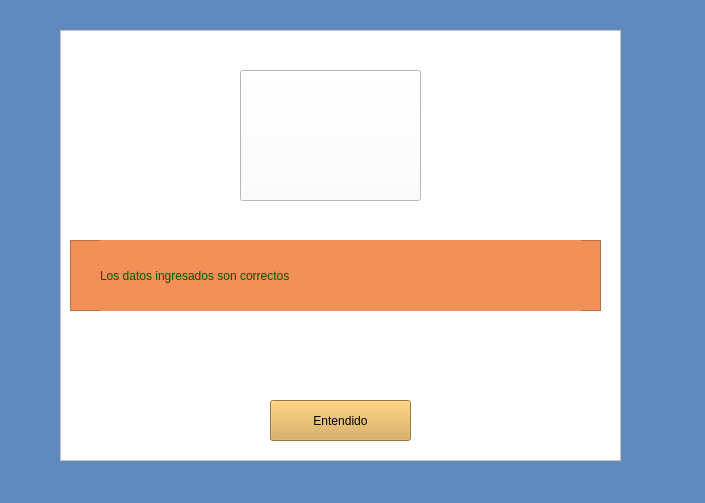
<?xml version="1.0" encoding="UTF-8"?>
<ui version="4.0">
 <class>InicioS</class>
 <widget class="QWidget" name="InicioS">
  <property name="geometry">
   <rect>
    <x>0</x>
    <y>0</y>
    <width>705</width>
    <height>503</height>
   </rect>
  </property>
  <property name="windowTitle">
   <string>Form</string>
  </property>
  <property name="styleSheet">
   <string notr="true">background-color: rgb(96, 137, 191);</string>
  </property>
  <widget class="QLabel" name="label_4">
   <property name="geometry">
    <rect>
     <x>30</x>
     <y>30</y>
     <width>49</width>
     <height>16</height>
    </rect>
   </property>
   <property name="text">
    <string/>
   </property>
  </widget>
  <widget class="QFrame" name="frame_4">
   <property name="geometry">
    <rect>
     <x>60</x>
     <y>30</y>
     <width>561</width>
     <height>431</height>
    </rect>
   </property>
   <property name="styleSheet">
    <string notr="true">background-color: rgb(255, 255, 255);</string>
   </property>
   <property name="frameShape">
    <enum>QFrame::StyledPanel</enum>
   </property>
   <property name="frameShadow">
    <enum>QFrame::Raised</enum>
   </property>
   <widget class="QPushButton" name="botonEntendido">
    <property name="geometry">
     <rect>
      <x>210</x>
      <y>370</y>
      <width>141</width>
      <height>41</height>
     </rect>
    </property>
    <property name="styleSheet">
     <string notr="true">font: 700 12pt &quot;Segoe UI&quot;;
background-color: rgb(217, 167, 74);</string>
    </property>
    <property name="text">
     <string>Entendido</string>
    </property>
   </widget>
   <widget class="QFrame" name="frame">
    <property name="geometry">
     <rect>
      <x>10</x>
      <y>210</y>
      <width>531</width>
      <height>71</height>
     </rect>
    </property>
    <property name="styleSheet">
     <string notr="true">
background-color: rgb(242, 144, 87);</string>
    </property>
    <property name="frameShape">
     <enum>QFrame::StyledPanel</enum>
    </property>
    <property name="frameShadow">
     <enum>QFrame::Raised</enum>
    </property>
    <widget class="QLabel" name="label_2">
     <property name="geometry">
      <rect>
       <x>30</x>
       <y>0</y>
       <width>481</width>
       <height>71</height>
      </rect>
     </property>
     <property name="styleSheet">
      <string notr="true">color: rgb(0, 85, 0);
font: 700 20pt &quot;Segoe UI&quot;;</string>
     </property>
     <property name="text">
      <string>Los datos ingresados son correctos</string>
     </property>
    </widget>
   </widget>
   <widget class="QPushButton" name="pushButton_2">
    <property name="geometry">
     <rect>
      <x>180</x>
      <y>40</y>
      <width>181</width>
      <height>131</height>
     </rect>
    </property>
    <property name="text">
     <string/>
    </property>
    <property name="icon">
     <iconset>
      <normaloff>img/logo2.png</normaloff>img/logo2.png</iconset>
    </property>
    <property name="iconSize">
     <size>
      <width>700</width>
      <height>700</height>
     </size>
    </property>
   </widget>
  </widget>
 </widget>
 <resources>
  <include location="img/imagen.qrc"/>
 </resources>
 <connections/>
</ui>
